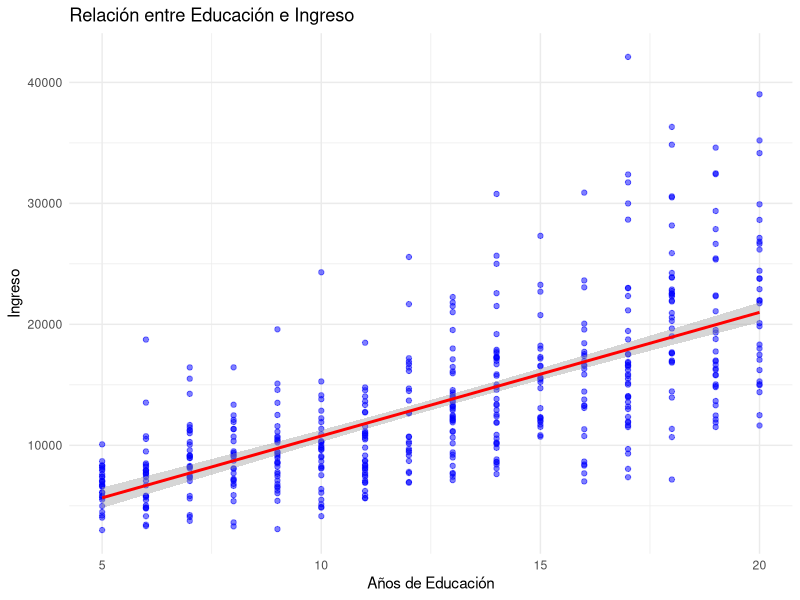

Recreate this plot in R.
# Cargar paquetes necesarios
library(ggplot2)


set.seed(123)


n <- 500  # Número de observaciones
datos <- data.frame(
  educacion = sample(5:20, n, replace = TRUE),  # Años de educación
  experiencia = sample(0:40, n, replace = TRUE) # Años de experiencia
)

# Crear variable de ingresos según la ecuación de Mincer
# ln(ingreso) = β0 + β1 * educación + β2 * experiencia + β3 * experiencia^2 + error
beta_0 <- 8
beta_1 <- 0.08  # Retorno a la educación
beta_2 <- 0.04  # Retorno a la experiencia
beta_3 <- -0.0008  # Penalización por experiencia cuadrática

# Generar ingresos logarítmicos con un poco de ruido aleatorio
datos$log_ingreso <- beta_0 + beta_1 * datos$educacion + 
  beta_2 * datos$experiencia + beta_3 * (datos$experiencia^2) + 
  rnorm(n, mean = 0, sd = 0.3)

# Transformar el ingreso de logaritmo a valor real
datos$ingreso <- exp(datos$log_ingreso)

# Output 1: Mostrar los primeros registros del dataframe
print(head(datos))

# Ajustar la regresión minceriana
modelo <- lm(log_ingreso ~ educacion + experiencia + I(experiencia^2), data = datos)


summary(modelo)


ggplot(datos, aes(x = educacion, y = ingreso)) +
  geom_point(alpha = 0.5, color = "blue") +
  geom_smooth(method = "lm", formula = y ~ x, color = "red") +
  labs(title = "Relación entre Educación e Ingreso",
       x = "Años de Educación",
       y = "Ingreso") +
  theme_minimal()

